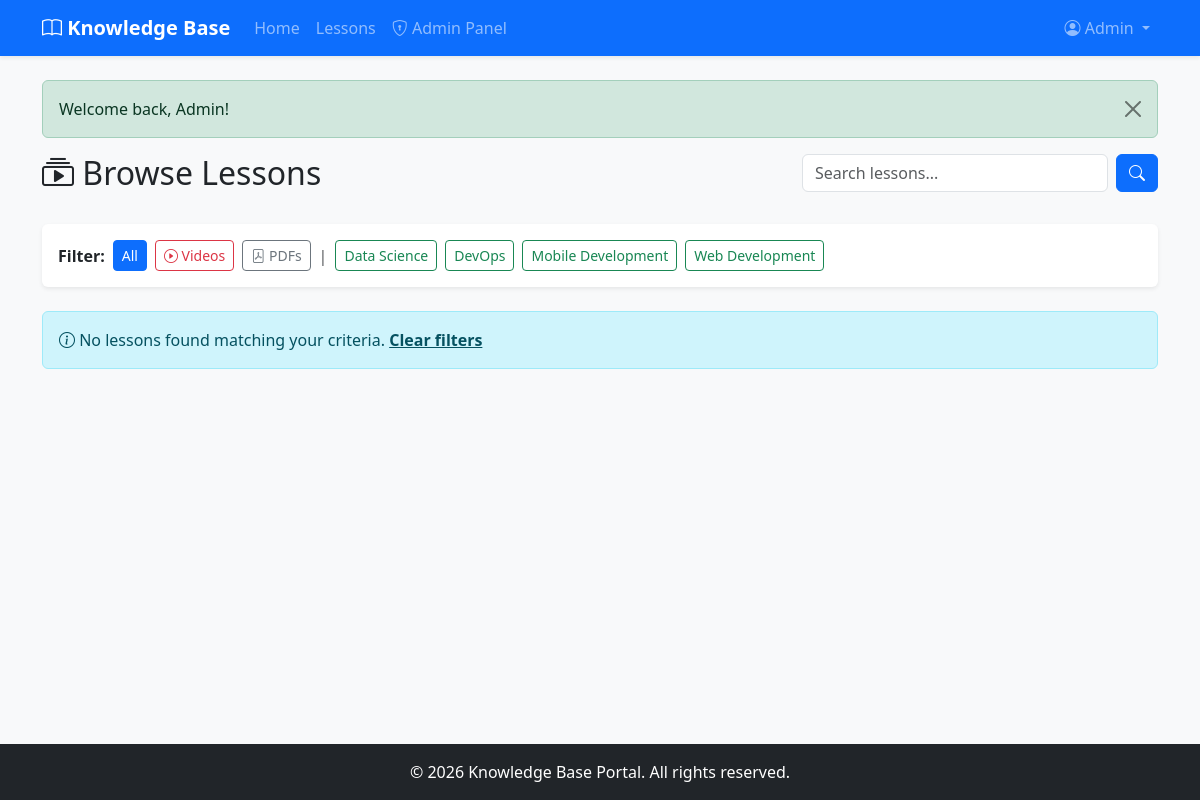
Screenshot of /lessons/index.php (signed in) with the database file from the repository.
### tables this page shows
CREATE TABLE IF NOT EXISTS `categories` (
    `id` INT(11) UNSIGNED AUTO_INCREMENT PRIMARY KEY,
    `name` VARCHAR(100) NOT NULL,
    `slug` VARCHAR(100) NOT NULL UNIQUE,
    `created_at` TIMESTAMP DEFAULT CURRENT_TIMESTAMP
);

### lessons/index.php (the view, shortened to what this page needs)
<?php
$pdo = getConnection();
$where = "WHERE l.status = 'approved'";
$params = [];
$countStmt = $pdo->prepare("SELECT COUNT(*) FROM lessons l LEFT JOIN categories c ON l.category_id = c.id $where");
$countStmt->execute($params);
$totalLessons = $countStmt->fetchColumn();
$perPage = 9;
$totalPages = ceil($totalLessons / $perPage);
$page = max(1, intval($_GET['page'] ?? 1));
$offset = ($page - 1) * $perPage;
$stmt = $pdo->prepare("
    SELECT l.*, c.name AS category_name, u.name AS teacher_name
    FROM lessons l
    LEFT JOIN categories c ON l.category_id = c.id
    LEFT JOIN users u ON l.user_id = u.id
    $where
    ORDER BY l.created_at DESC
    LIMIT $perPage OFFSET $offset
");
$stmt->execute($params);
$lessons = $stmt->fetchAll();
$categories = getCategories($pdo);
include __DIR__ . '/../includes/header.php';
?>
<div class="row mb-4">
    <div class="col-md-8">
        <h2><i class="bi bi-collection-play"></i> Browse Lessons</h2>
    </div>
    <div class="col-md-4">
        <form method="GET" action="" class="d-flex">
            <input type="text" class="form-control me-2" name="search"
                   placeholder="Search lessons..." value="<?= e($_GET['search'] ?? '') ?>">
            <button class="btn btn-primary" type="submit"><i class="bi bi-search"></i></button>
        </form>
    </div>
</div>
<div class="row mb-4">
    <div class="col-12">
        <div class="card shadow-sm">
            <div class="card-body">
                <div class="row g-2 align-items-center">
                    <div class="col-auto">
                        <strong>Filter:</strong>
                    </div>
                    <div class="col-auto">
                        <a href="<?= BASE_URL ?>/lessons/index.php"
                           class="btn btn-sm <?= empty($_GET['category']) && empty($_GET['type']) ? 'btn-primary' : 'btn-outline-secondary' ?>">
                            All
                        </a>
                    </div>
                    <div class="col-auto">
                        <a href="<?= BASE_URL ?>/lessons/index.php?type=video<?= !empty($_GET['category']) ? '&category=' . e($_GET['category']) : '' ?>"
                           class="btn btn-sm <?= ($_GET['type'] ?? '') === 'video' ? 'btn-danger' : 'btn-outline-danger' ?>">
                            <i class="bi bi-play-circle"></i> Videos
                        </a>
                    </div>
                    <div class="col-auto">
                        <a href="<?= BASE_URL ?>/lessons/index.php?type=pdf<?= !empty($_GET['category']) ? '&category=' . e($_GET['category']) : '' ?>"
                           class="btn btn-sm <?= ($_GET['type'] ?? '') === 'pdf' ? 'btn-secondary' : 'btn-outline-secondary' ?>">
                            <i class="bi bi-file-pdf"></i> PDFs
                        </a>
                    </div>
                    <div class="col-auto">
                        <span class="text-muted">|</span>
                    </div>
                    <?php foreach ($categories as $cat): ?>
                        <div class="col-auto">
                            <a href="<?= BASE_URL ?>/lessons/index.php?category=<?= e($cat['slug']) ?><?= !empty($_GET['type']) ? '&type=' . e($_GET['type']) : '' ?>"
                               class="btn btn-sm <?= ($_GET['category'] ?? '') === $cat['slug'] ? 'btn-success' : 'btn-outline-success' ?>">
                                <?= e($cat['name']) ?>
                            </a>
                        </div>
                    <?php endforeach; ?>
                </div>
            </div>
        </div>
    </div>
</div>
<?php if (count($lessons) > 0): ?>
    <div class="row g-4">
        <?php foreach ($lessons as $lesson): ?>
            <div class="col-md-4">
                <div class="card h-100 lesson-card">
                    <?php if ($lesson['type'] === 'video'): ?>
                        <div class="card-img-top bg-dark d-flex align-items-center justify-content-center"
                             style="height: 200px;">
                            <i class="bi bi-play-circle text-white" style="font-size: 4rem;"></i>
                        </div>
                    <?php else: ?>
                        <div class="card-img-top bg-secondary d-flex align-items-center justify-content-center"
                             style="height: 200px;">
                            <i class="bi bi-file-pdf text-white" style="font-size: 4rem;"></i>
                        </div>
                    <?php endif; ?>
                    <div class="card-body">
                        <div class="d-flex justify-content-between mb-2">
                            <span class="badge bg-<?= $lesson['type'] === 'video' ? 'danger' : 'secondary' ?>">
                                <?= e($lesson['type']) ?>
                            </span>
                            <?php if ($lesson['category_name']): ?>
                                <span class="badge bg-success"><?= e($lesson['category_name']) ?></span>
                            <?php endif; ?>
                        </div>
                        <h5 class="card-title"><?= e($lesson['title']) ?></h5>
                        <p class="card-text text-muted small">
                            <?= e(substr($lesson['description'] ?? '', 0, 120)) ?>...
                        </p>
                    </div>
                    <div class="card-footer d-flex justify-content-between align-items-center">
                        <small class="text-muted">
                            <i class="bi bi-person"></i> <?= e($lesson['teacher_name'] ?? 'Unknown') ?>
                        </small>
                        <a href="<?= BASE_URL ?>/lessons/view.php?id=<?= e($lesson['id']) ?>"
                           class="btn btn-sm btn-primary">
                            <i class="bi bi-eye"></i> View
                        </a>
                    </div>
                </div>
            </div>
        <?php endforeach; ?>
    </div>
    <?php if ($totalPages > 1): ?>
        <nav class="mt-4">
            <ul class="pagination justify-content-center">
                <?php for ($i = 1; $i <= $totalPages; $i++): ?>
                    <li class="page-item <?= $i === $page ? 'active' : '' ?>">
                        <a class="page-link" href="?page=<?= $i ?><?= !empty($_GET['category']) ? '&category=' . e($_GET['category']) : '' ?><?= !empty($_GET['type']) ? '&type=' . e($_GET['type']) : '' ?><?= !empty($_GET['search']) ? '&search=' . e($_GET['search']) : '' ?>">
                            <?= $i ?>
                        </a>
                    </li>
                <?php endfor; ?>
            </ul>
        </nav>
    <?php endif; ?>
<?php else: ?>
    <div class="alert alert-info">
        <i class="bi bi-info-circle"></i> No lessons found matching your criteria.
        <a href="<?= BASE_URL ?>/lessons/index.php" class="alert-link">Clear filters</a>
    </div>
<?php endif; ?>
<?php include __DIR__ . '/../includes/footer.php'; ?>

### assets/css/style.css (style rules this page uses)
body { background-color: #f8f9fa; font-family: 'Segoe UI', Tahoma, Geneva, Verdana, sans-serif; min-height: 100vh; display: flex; flex-direction: column; }
.card { border: none; box-shadow: 0 2px 10px rgba(0, 0, 0, 0.08); transition: transform 0.2s ease, box-shadow 0.2s ease; }

### rows the page displays
categories: name "Data Science"
categories: name "DevOps"
categories: name "Mobile Development"
categories: name "Web Development"

### other values shown
$_SESSION['user_name'] "Admin"
$text "Welcome back, Admin!"
